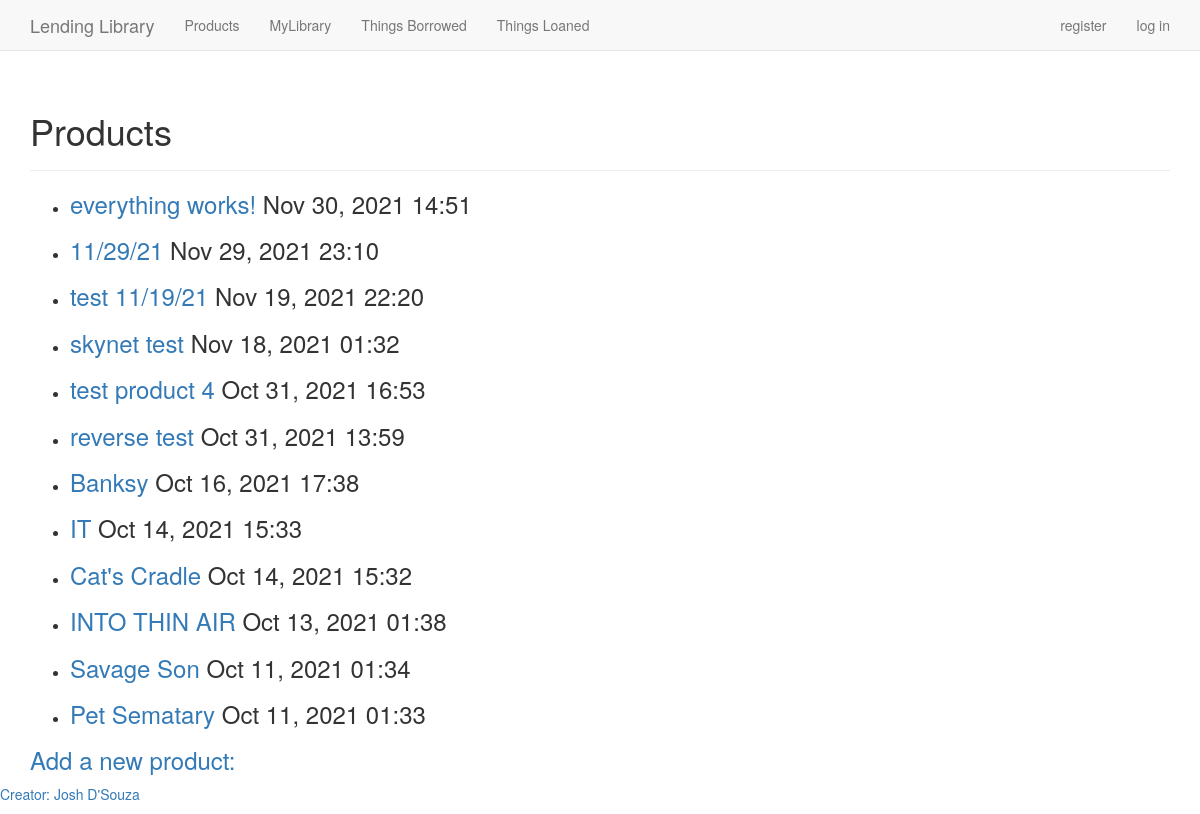
/products/, run on an earlier commit of the app's database.
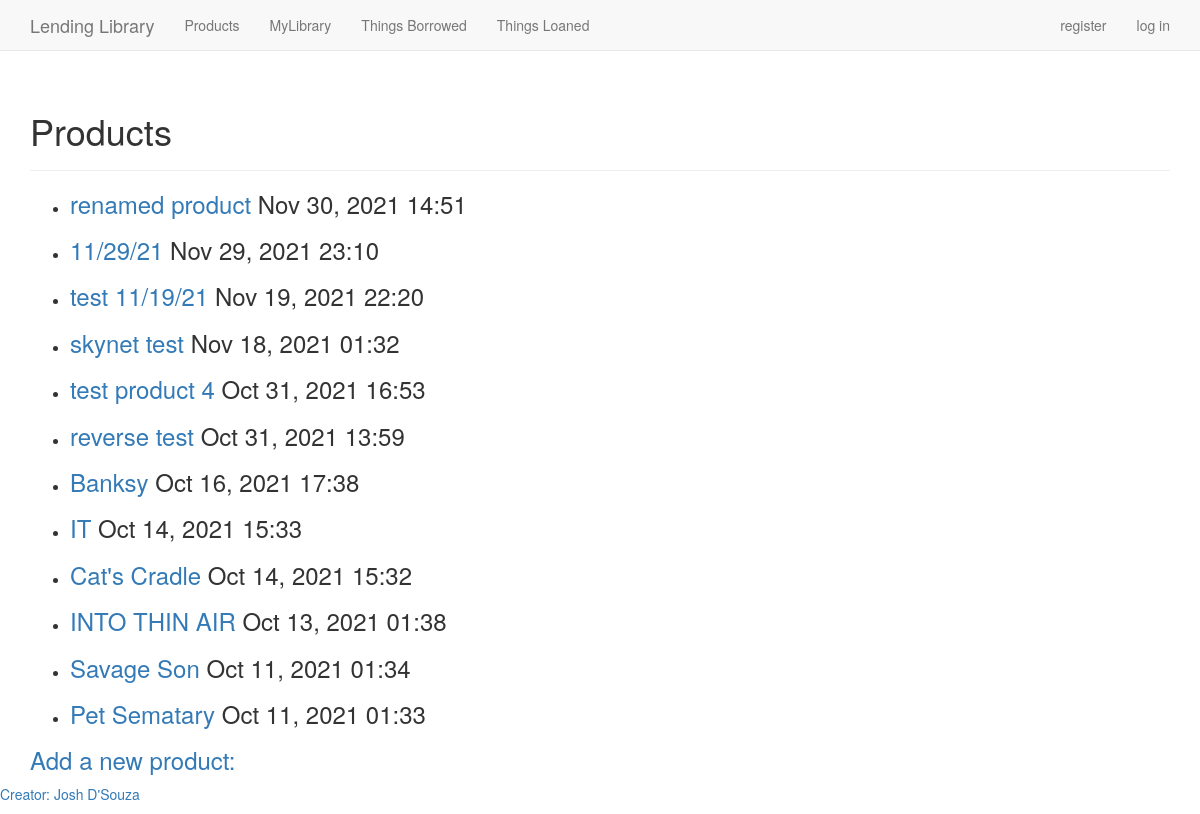
And on a later commit of the database.
### products/models.py (models this page shows)
class Product(models.Model):
	text = models.CharField(max_length=200)
	date_added = models.DateTimeField(auto_now_add=True)
	PRODUCT_TYPE_CHOICES = [
		('Book', 'Book'),
		('Tool', 'Tool'),
		('Service', 'Service'),
	]
	product_type = models.CharField(
		max_length=20,
		choices=PRODUCT_TYPE_CHOICES,
		default='Book',
		)
	description = models.TextField(default='')
	owner = models.ForeignKey(User, on_delete=models.CASCADE)
	def __str__(self):
		return self.text

### products/views.py (the view)
# urls.py: path('', include('products.urls')),
def products(request):
	products = Product.objects.order_by('-date_added')
	context = {'products': products}
	return render(request, 'products/products.html', context)

### products/templates/products/products.html
{% extends "products/base.html" %}
{% block header %}
  <h1>Products</h1>
{% endblock header %}
{% block content %}
  <ul>
  	{% for product in products %}
  	  <li>
        <h3>
  	  	  <a href="{% url 'products:product' product.id %}">{{ product }}</a> {{ product.date_added|date:'M d, Y H:i'}}
        </h3>
  	  </li>
  	{% empty %}
  	  <li>No products have been added yet.</li>
  	{% endfor %}
  </ul>
  <h3><a href="{% url 'products:new_product' %}">Add a new product:</a></h3>
{% endblock content %}

What changed in the data, as far as the page shows it:
changed Product: text "everything works!" → "renamed product"
